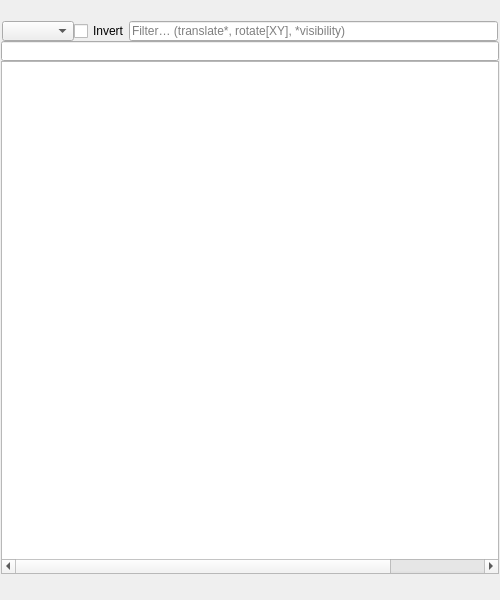
<?xml version="1.0" encoding="UTF-8"?>
<ui version="4.0">
 <class>attribute_manager</class>
 <widget class="QMainWindow" name="attribute_manager">
  <property name="geometry">
   <rect>
    <x>0</x>
    <y>0</y>
    <width>500</width>
    <height>600</height>
   </rect>
  </property>
  <widget class="QWidget" name="centralwidget">
   <layout class="QVBoxLayout" name="verticalLayout">
    <property name="spacing">
     <number>0</number>
    </property>
    <property name="leftMargin">
     <number>1</number>
    </property>
    <property name="topMargin">
     <number>1</number>
    </property>
    <property name="rightMargin">
     <number>1</number>
    </property>
    <property name="bottomMargin">
     <number>1</number>
    </property>
    <item>
     <widget class="Header" name="header" native="true">
      <property name="minimumSize">
       <size>
        <width>0</width>
        <height>20</height>
       </size>
      </property>
      <property name="maximumSize">
       <size>
        <width>16777215</width>
        <height>20</height>
       </size>
      </property>
      <property name="font">
       <font>
        <weight>75</weight>
        <bold>true</bold>
       </font>
      </property>
      <property name="text" stdset="0">
       <string>ATTRIBUTE MGR</string>
      </property>
     </widget>
    </item>
    <item>
     <layout class="QHBoxLayout" name="filterLayout">
      <property name="spacing">
       <number>0</number>
      </property>
      <property name="leftMargin">
       <number>1</number>
      </property>
      <property name="topMargin">
       <number>0</number>
      </property>
      <property name="rightMargin">
       <number>1</number>
      </property>
      <property name="bottomMargin">
       <number>0</number>
      </property>
      <item>
       <widget class="QComboBox" name="cmb000">
        <property name="minimumSize">
         <size>
          <width>0</width>
          <height>20</height>
         </size>
        </property>
        <property name="maximumSize">
         <size>
          <width>16777215</width>
          <height>20</height>
         </size>
        </property>
        <property name="toolTip">
         <string>Filter Attributes</string>
        </property>
       </widget>
      </item>
      <item>
       <widget class="QCheckBox" name="chk000">
        <property name="minimumSize">
         <size>
          <width>0</width>
          <height>20</height>
         </size>
        </property>
        <property name="maximumSize">
         <size>
          <width>55</width>
          <height>20</height>
         </size>
        </property>
        <property name="toolTip">
         <string>Invert the active filter to show the opposite set of attributes</string>
        </property>
        <property name="text">
         <string>Invert</string>
        </property>
       </widget>
      </item>
      <item>
       <widget class="LineEdit" name="txt000">
        <property name="minimumSize">
         <size>
          <width>0</width>
          <height>20</height>
         </size>
        </property>
        <property name="maximumSize">
         <size>
          <width>16777215</width>
          <height>20</height>
         </size>
        </property>
        <property name="toolTip">
         <string>Filter attributes by name using wildcards (case-insensitive).

  *          any characters    translate*  → translateX, translateY …
  ?          single character   translate?  → translateX, translateY
  [XY]       character set      translate[XY] → translateX, translateY
  [!Z]       exclude character  translate[!Z] → translateX, translateY

Separate multiple patterns with commas:
  translate*, rotate*   → matches either group

Exact name (no wildcards) matches that attribute only.</string>
        </property>
        <property name="placeholderText">
         <string>Filter… (translate*, rotate[XY], *visibility)</string>
        </property>
        <property name="clearButtonEnabled">
         <bool>false</bool>
        </property>
       </widget>
      </item>
     </layout>
    </item>
    <item>
     <widget class="LineEdit" name="txt001">
      <property name="minimumSize">
       <size>
        <width>0</width>
        <height>20</height>
       </size>
      </property>
      <property name="maximumSize">
       <size>
        <width>16777215</width>
        <height>20</height>
       </size>
      </property>
     </widget>
    </item>
    <item>
     <widget class="TableWidget" name="tbl000">
      <property name="selectionMode">
       <enum>QAbstractItemView::ExtendedSelection</enum>
      </property>
      <property name="selectionBehavior">
       <enum>QAbstractItemView::SelectRows</enum>
      </property>
      <attribute name="horizontalHeaderVisible">
       <bool>false</bool>
      </attribute>
      <column>
       <property name="text">
        <string>Name</string>
       </property>
      </column>
      <column>
       <property name="text">
        <string/>
       </property>
      </column>
      <column>
       <property name="text">
        <string/>
       </property>
      </column>
      <column>
       <property name="text">
        <string>Value</string>
       </property>
      </column>
      <column>
       <property name="text">
        <string>Type</string>
       </property>
      </column>
     </widget>
    </item>
    <item>
     <widget class="Footer" name="footer" native="true">
      <property name="minimumSize">
       <size>
        <width>0</width>
        <height>25</height>
       </size>
      </property>
     </widget>
    </item>
   </layout>
  </widget>
 </widget>
 <customwidgets>
  <customwidget>
   <class>Header</class>
   <extends>QWidget</extends>
   <header>uitk.widgets.header</header>
  </customwidget>
  <customwidget>
   <class>Footer</class>
   <extends>QWidget</extends>
   <header>uitk.widgets.footer</header>
  </customwidget>
  <customwidget>
   <class>LineEdit</class>
   <extends>QLineEdit</extends>
   <header>uitk.widgets.lineEdit</header>
  </customwidget>
  <customwidget>
   <class>TableWidget</class>
   <extends>QTableWidget</extends>
   <header>uitk.widgets.table_widget</header>
  </customwidget>
 </customwidgets>
 <resources/>
 <connections/>
</ui>
